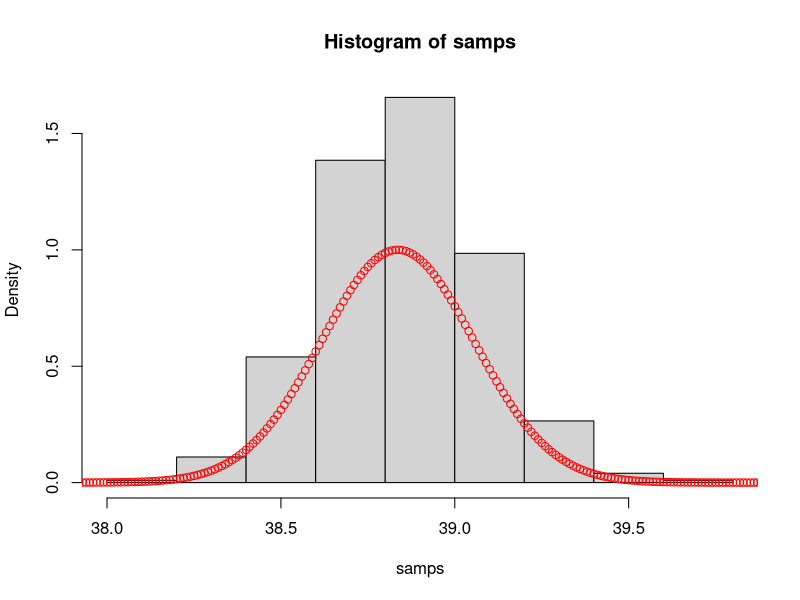
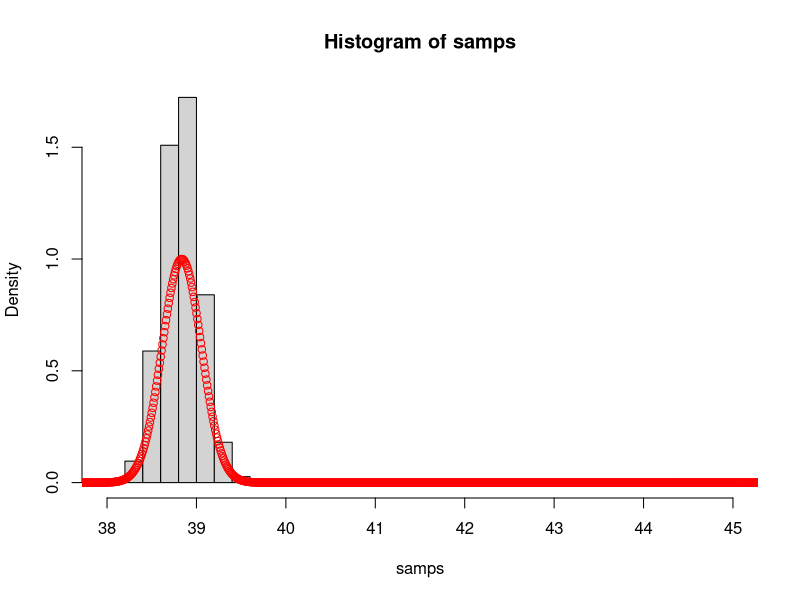
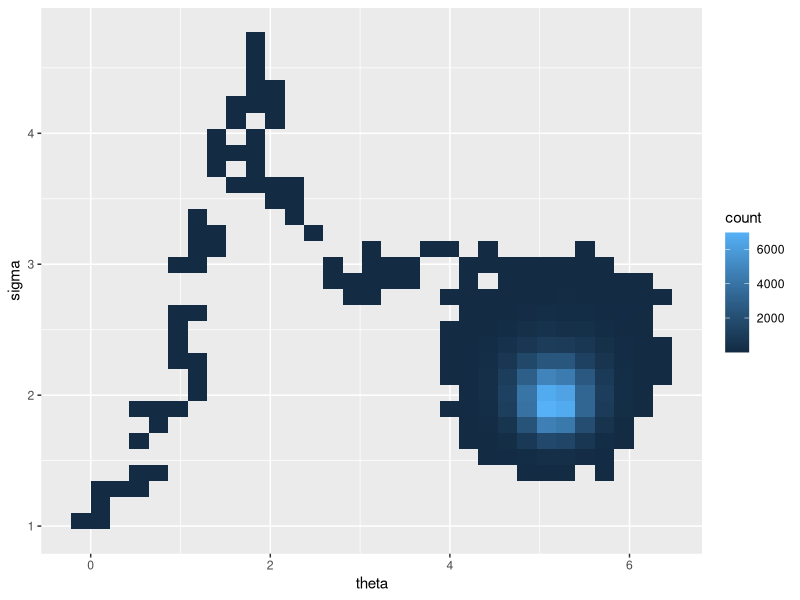
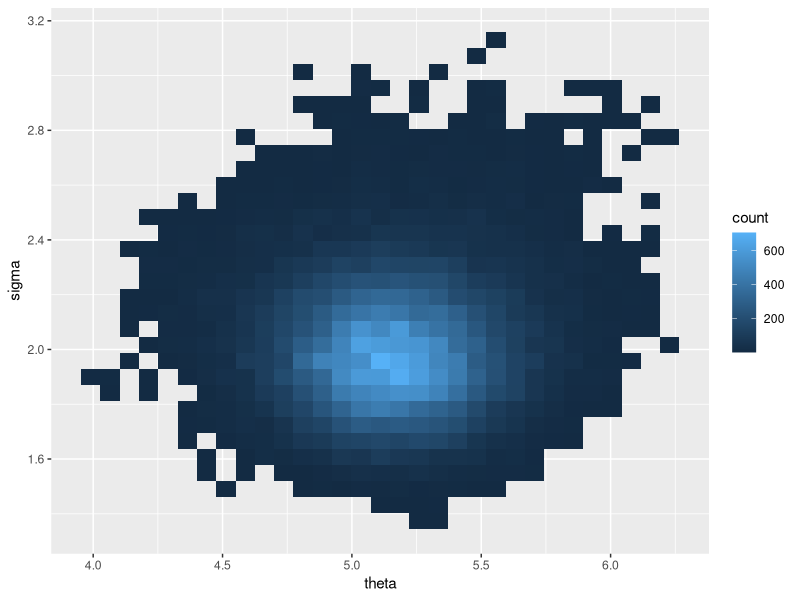
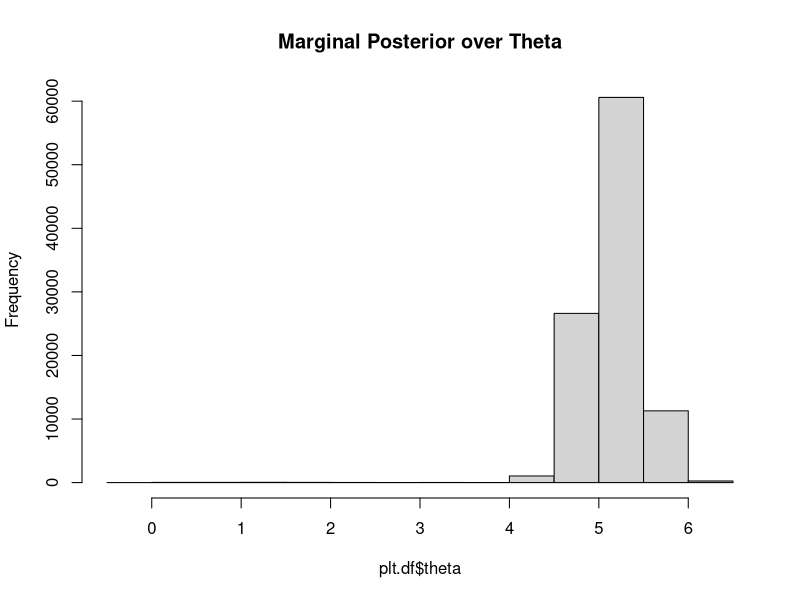
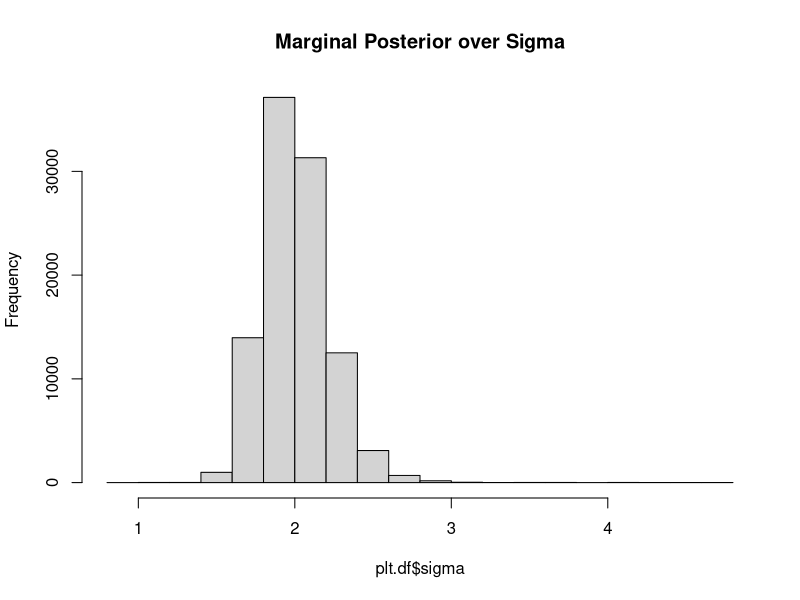
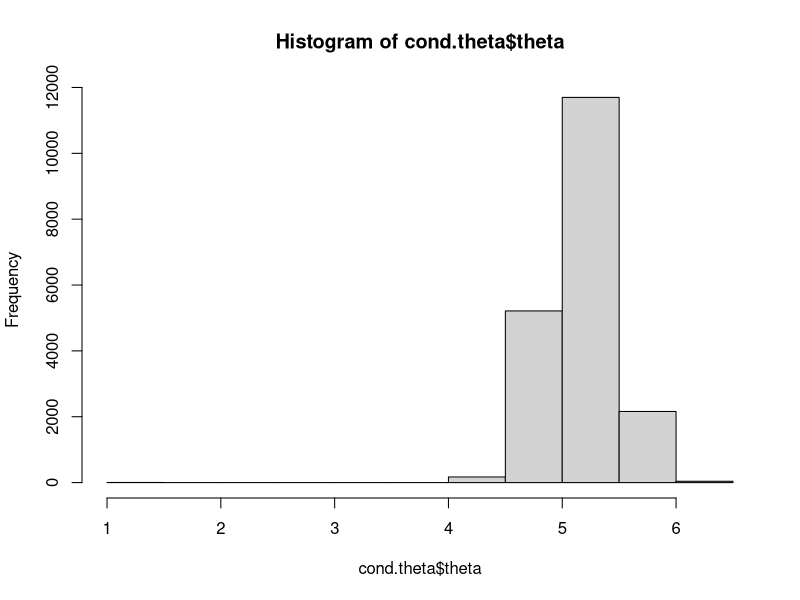

Reproduce these figures in R, in order.
## ---- chunk 1
knitr::opts_chunk$set(echo = TRUE, warning=FALSE, message=FALSE)
## ---- chunk 2
library(palmerpenguins)
library(magrittr)
library(tidyverse)

adelie = penguins %>% filter(species=='Adelie') %>% drop_na
others = penguins %>% filter(species!='Adelie') %>% drop_na

h=.01 
theta.grid = seq(30,50,h)

log.prior = dnorm( theta.grid, mean=45, sd= 5, log=TRUE) 
adelie.sd = adelie$bill_length_mm %>% sd

log.like = sapply(theta.grid,
                  function(theta){
                    sum(
                      dnorm(adelie$bill_length_mm, mean=theta, sd=adelie.sd,log=TRUE)
                      )
                    }
                  )

normalize = function(x){ return(x/sum(x*h)) }
post = exp(log.like + log.prior) %>% normalize
## ---- chunk 3
E.post = sum(h*theta.grid*post)
E.post
## ---- chunk 4
N = 1000

h=.01 
theta.grid = seq(30,50,h)

log.prior = dnorm( theta.grid, mean=45, sd= 5, log=TRUE) 
adelie.sd = adelie$bill_length_mm %>% sd

log.like = sapply(theta.grid,
                  function(theta){
                    sum(
                      dnorm(adelie$bill_length_mm, mean=theta, sd=adelie.sd,log=TRUE)
                      )
                    }
                  )

post = exp(log.like + log.prior)

samps = sample(theta.grid, N, replace=TRUE, prob=post)

hist(samps,freq=FALSE)
points(theta.grid,post/max(post),col='red')

mean(samps)
sd(samps)
quantile(samps,c(.025,.975))
## ---- chunk 5
# a function to produce n Metropolis-Hastings samples from f
set.seed(777)
mh.sampler = function(log.f,n,theta0,omega=.1) {
  d = length(theta0)
  samps = matrix(0,nrow=n,ncol=d)
  
  for (i in 1:n) {
    theta.star = mvtnorm::rmvnorm(1,matrix(theta0,nrow=d),omega*diag(d)) %>% as.numeric
    
    log.alpha = log.f(theta.star) - log.f(theta0)

    U = runif(1)
    
    if (is.na(log.alpha)){
          samps[i,] = theta0

    }
    
    else if (log(U)<log.alpha) {
        samps[i,] = theta.star
        theta0 = theta.star
    }
    
    else{
      samps[i,] = theta0
    }
  }
  
  return(samps)
}

log.prior = function(theta) {dnorm(theta, mean=45, sd= 5, log=TRUE)}

adelie.sd = adelie$bill_length_mm %>% sd
log.like = function(theta){ sum(dnorm(adelie$bill_length_mm, mean=theta, sd=adelie.sd,log=TRUE))}

log.post = function(theta){log.prior(theta)+log.like(theta)}

theta0=c(45)
samps = mh.sampler(log.post,10000,theta0,omega=.1)

hist(samps,freq=FALSE,breaks=30)
points(theta.grid,post/max(post),col='red')

mean(samps)
sd(samps)
quantile(samps,c(.025,.975))

## ---- chunk 6
set.seed(777)

theta = 5
sigma = 2
n = 50

y = rnorm(50, mean=theta, sd=sigma)

log.prior = function(parms){
  
  return(-2*log(parms[2]))
}

log.like = function(parms){
  l = dnorm(y,mean=parms[1],sd=parms[2],log=TRUE)
  
  return(sum(l))
}

log.post = function(parms){
  return(log.prior(parms)+log.like(parms))
}


parms0=c(0,1)
nsamps = 100000
samps = mh.sampler(log.post,nsamps,parms0,omega=.01)

plt.df = samps %>% as.data.frame 
names(plt.df) = c('theta','sigma')

ggplot(plt.df, aes(x=theta,y=sigma)) + geom_bin2d()

## ---- chunk 7

burned.samps = plt.df[(nsamps/2):nsamps,]
ggplot(burned.samps, aes(x=theta,y=sigma)) + geom_bin2d()

apply(burned.samps,2,mean)
cov(burned.samps)
## ---- chunk 8
hist(plt.df$theta,main='Marginal Posterior over Theta')
hist(plt.df$sigma,main='Marginal Posterior over Sigma')
## ---- chunk 9
sigma.mn = plt.df$sigma %>% mean
h=.05
cond.theta = plt.df %>% filter((sigma>sigma.mn-h)&(sigma<sigma.mn+h))

hist(cond.theta$theta)

